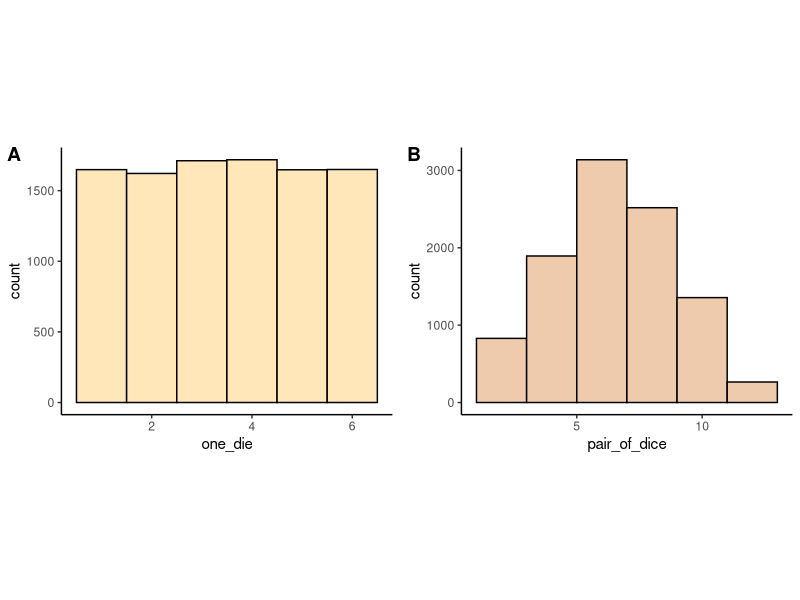
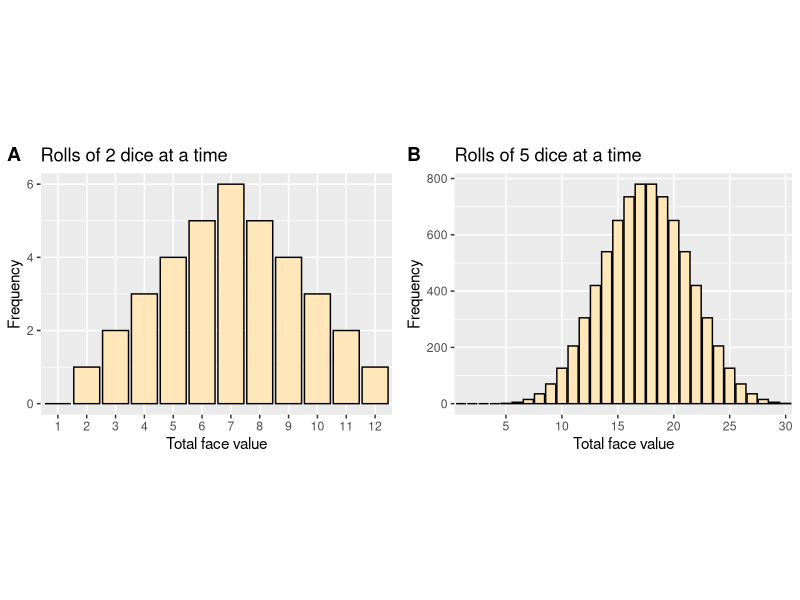
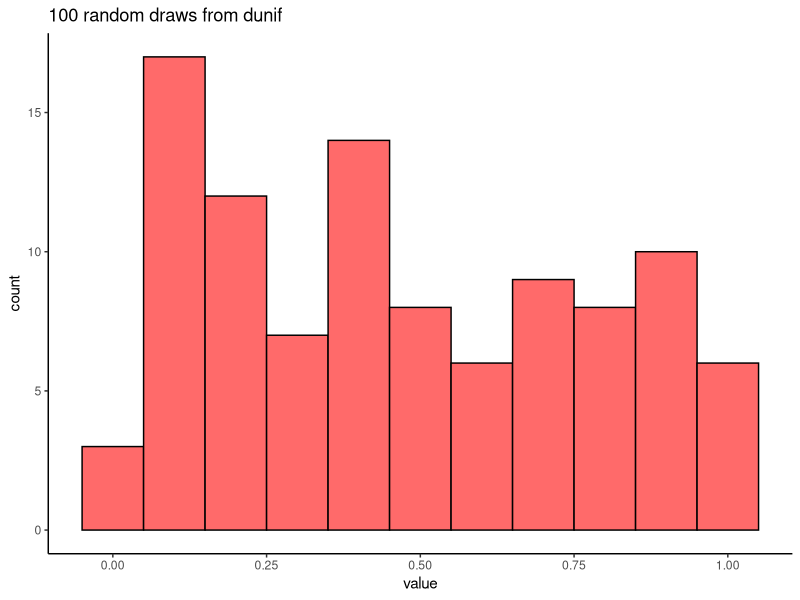
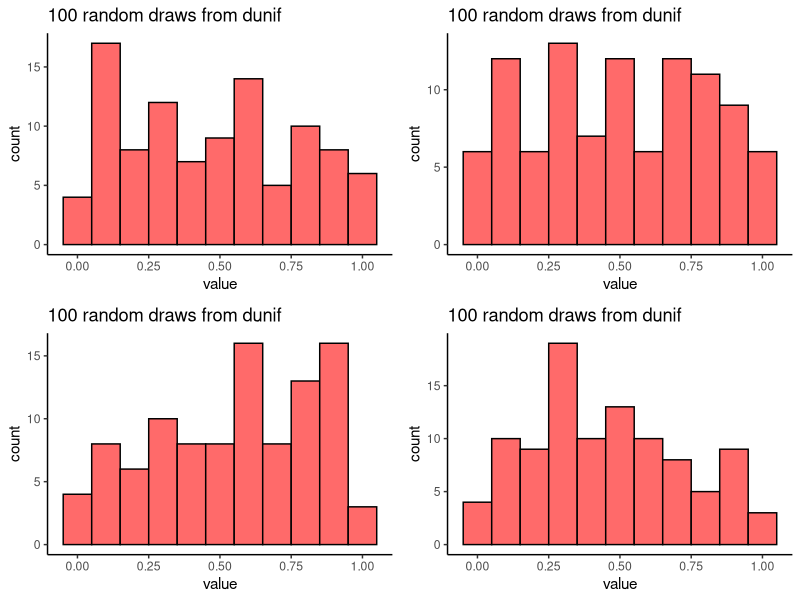
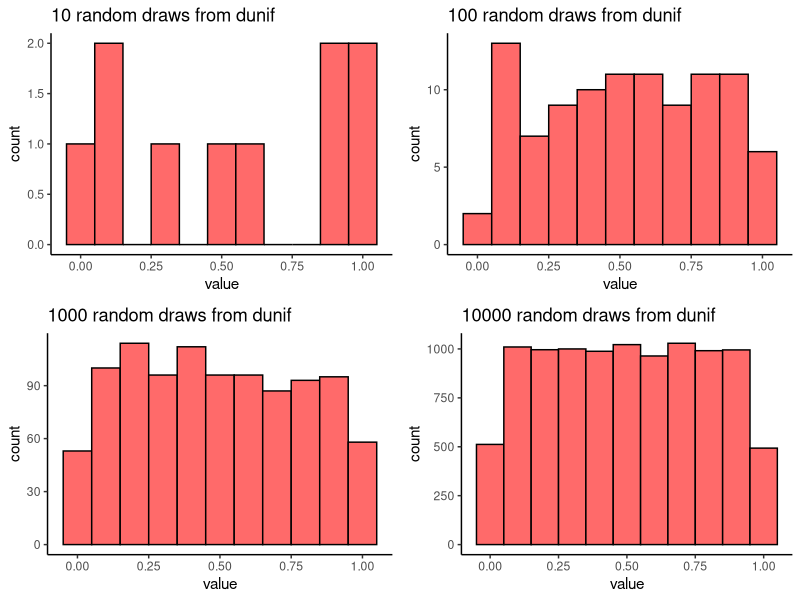
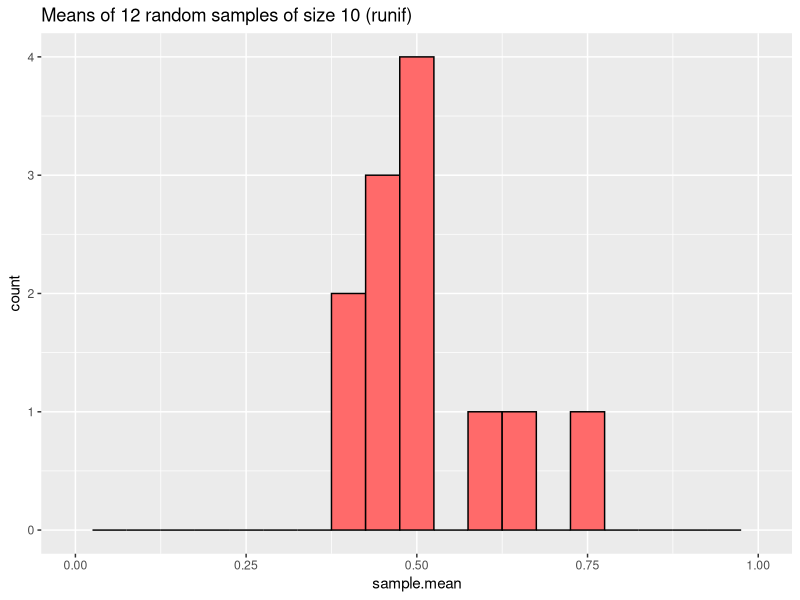
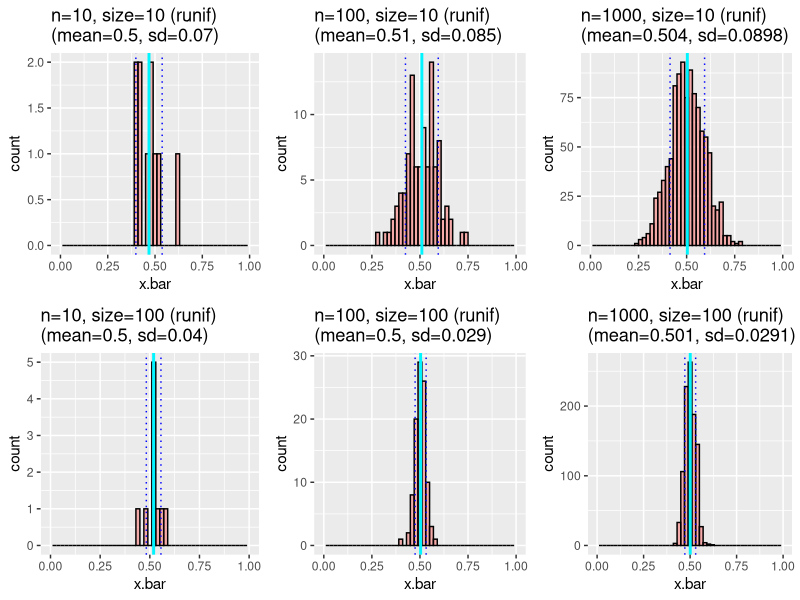
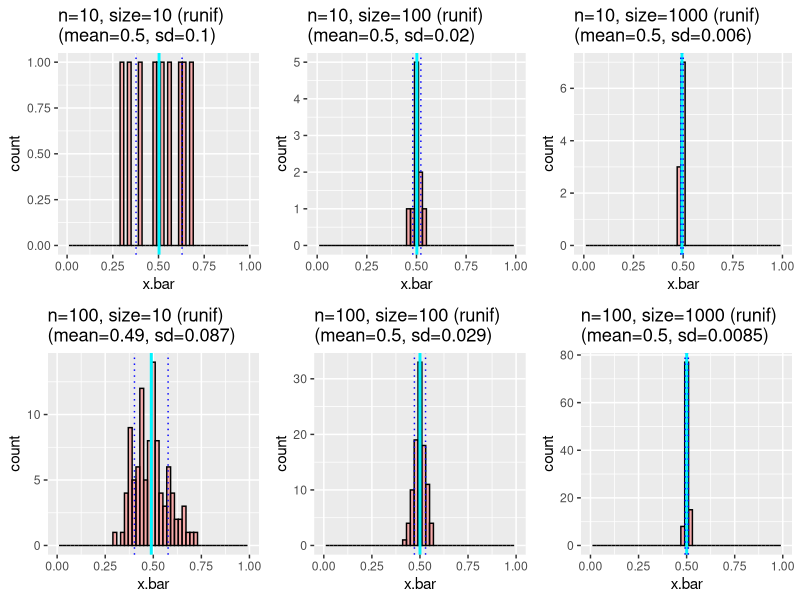

Write R code to recreate these figures, in order.
## ---- chunk 1
knitr::opts_chunk$set(echo = TRUE)
options(tinytex.verbose = TRUE)
library(tidyr)
library(ggplot2)
library(ggpubr)
library(cowplot)
## ---- chunk 2
# roll a single die 10,000 times and record the face value for each roll
one_die <- sample(1:6,10000,replace=TRUE)

# roll two dice 10,000 times and record the sum of the face values each time
pair_of_dice <- sample(1:6,10000,replace=TRUE) + sample(1:6,10000,replace=TRUE)

one = ggplot(as.data.frame(one_die), aes(x=one_die)) +
  geom_histogram(bins=6, fill="wheat1", color="black") +
  theme_classic()

two = ggplot(as.data.frame(pair_of_dice), aes(x=pair_of_dice)) +
  geom_histogram(bins=6, fill="peachpuff2", color="black") +
  theme_classic()

ggarrange(one, two, labels="AUTO") +
  theme(aspect.ratio = 0.4)
## ---- chunk 3
## A short brute force function to compute number of ways to get 
## a total face value for 2 fair dice, ranging from 1 to 12
ncomb.2dice = function (value) {
  # initialize an empty vector of length 12 with all zeroes
  combos_2dice = rep(0,12)
  for (i in 1:6) {  # compute all the combinations
    for (j in 1:6) {
      index = i+j
      combos_2dice[index] = combos_2dice[index] + 1
    }
  }
  return(combos_2dice[value]) # return the value(s) of interest
}

## A more elegant general solution by Chris Jackson for any number of dice
# the default number is 2, but this can be overriden anytime.
ncomb.ndice <- function (value, n_dice=2) {
  outcomes <- table(rowSums(do.call(expand.grid, 
                                    rep(list(1:6), n_dice))))
  all.outcomes <- rep(0, (n_dice*6) + 1)
  all.outcomes[as.numeric(names(outcomes)) + 1] <- as.numeric(outcomes)
  return(all.outcomes[value + 1])
}

# how many ways are there to get each value?
ncomb.ndice(3)
ncomb.ndice(7)
ncomb.ndice(1:12)  # surprise! This works for a vector too!
## ---- chunk 4

# for two dice
two_dice = data.frame(sum = 1:12, count = ncomb.ndice(1:12))
#two_dice

# bar and histogram look the same
two = ggplot(two_dice, aes(x=sum, y=count)) +
  geom_bar(stat = "identity", fill="wheat1", color="black") +
  scale_x_discrete(breaks=1:12, limits=as.character(c(1:12))) +
  labs(x="Total face value", y="Frequency") +
  ggtitle("Rolls of 2 dice at a time")

# two = ggplot(two_dice, aes(x=sum, y=count)) +
#   geom_histogram(stat = "identity", fill="wheat1", color="black") +
#   scale_x_discrete(breaks=1:12, limits=as.character(c(1:12))) +
#   theme_classic()

# for 5 dice
min_max = 1:30
five_dice = data.frame(newsum = min_max, newcount = ncomb.ndice(min_max,n_dice=5))
#five_dice

minlab = min(five_dice$newcount)
maxlab = max(five_dice$newcount)

five = ggplot(five_dice, aes(x=newsum, y=newcount)) +
  geom_histogram(stat = "identity", fill="wheat1", color="black") +
  scale_x_discrete(limits=as.character(c(min_max)), 
                   breaks=seq(minlab,maxlab,by=5)) +
  labs(x="Total face value", y="Frequency") +
  ggtitle("Rolls of 5 dice at a time")

ggarrange(two, five, labels="AUTO") +
  theme(aspect.ratio = 0.4)

## ---- chunk 5
size = 100  # the sample size
sample_unif = runif(size, min=0, max=1)
head(sample_unif)

# plot the results
ggplot(data.frame(trial = rep(1:size), 
                  value = runif(size, min=0, max=1)), aes(x=value)) +
  geom_histogram(binwidth=.1, fill="indianred1", color="black") +
  ggtitle(paste(size,"random draws from dunif",sep=" ")) +
  theme_classic()
## ---- chunk 6
# draw a histogram for a sample of size 'size' between zero and one
# `return` is not strictly needed here because this function does only one thing, but 
# it makes it explicit what the return value of the function will be. 
runif.hist = function(size){
  return(
    ggplot(data.frame(trial = rep(1:size), 
                      value = runif(size, 0, 1)), 
         aes(x=value)) +
    geom_histogram(binwidth=.1, fill="indianred1", color="black") +
    ggtitle(paste(size,"random draws from dunif",sep=" ")) +
    theme_classic()
  )
}
ggarrange(runif.hist(size),runif.hist(size),
          runif.hist(size),runif.hist(size), 
          nrow=2, ncol=2)

## ---- chunk 7
# draw a histogram of random samples from the uniform distribution across different sample sizes
ggarrange(
  runif.hist(size=10),
  runif.hist(size=100),
  runif.hist(size=1000),
  runif.hist(size=10000)
)
## ---- chunk 8
# mean of 10 draws from a continuous uniform distribution
# ranging from 0 to 1
print("Sample mean for one sample of 10 observations:\n")
mean(runif(10, min=0, max=1))
## ---- chunk 9

# Sample means for each of 12 samples of 10 observations
n.samples = 12
sample.size = 10
sample.means = replicate( n.samples, mean( runif(sample.size, min=0, max=1) ) )
sample.means

# make a histogram of the results
ggplot(data.frame(sample.name = (1:n.samples), 
                  sample.mean = sample.means), 
       aes(x=sample.mean)) +
  geom_histogram(binwidth=0.05, fill="indianred1", color="black") +
  xlim(0,1) +
  ggtitle(paste("Means of",n.samples,"random samples of size",sample.size,"(runif)",sep=" "))

## ---- chunk 10
# create a function that takes two parameters (with defaults):
#   n.samples = number of times to replicate the sampling
#   sample.size = number of observations for each sample
mean.runif.hist = function(n.samples=100, sample.size=10) {

  # generate n.samples and compute the sample mean for each sample
  x.bar = replicate(n.samples, mean(runif(sample.size, min=0, max=1)))
  sample.means = data.frame(sample.name = 1:n.samples,
                            sample.mean = x.bar )
  
  # plot the distribution of sample means
  ggplot(sample.means,aes(x=x.bar)) +
    geom_histogram(binwidth=0.02, fill="indianred1", color="black", alpha=0.5) +
    xlim(0,1) +
    
    # below is a trick to limit the number of significant digits
    # displayed for the mean and SD (2 for 100, 3 for 1000, etc.)
    ggtitle(paste("n=",n.samples,", size=",sample.size," (runif)\n",
                  "(mean=", signif(mean(x.bar), log10(n.samples)),
                  ", sd=", signif(sd(x.bar), log10(n.samples)),")",
                  sep="") ) +
    
    # draw vlines for the mean and SD of the sample means
    geom_vline(aes(xintercept=mean(x.bar)), color="turquoise1", size=1) +
    geom_vline(aes(xintercept=mean(x.bar) + sd(x.bar)), 
               color="blue", linetype="dotted", size=0.5) +
    geom_vline(aes(xintercept=mean(x.bar) - sd(x.bar)), 
               color="blue", linetype="dotted", size=0.5)
}

## ---- chunk 11

# vary the number of samples ('n.samples') for fixed sample size ('sample.size')
ggarrange(
  
  # size = 10
  mean.runif.hist(n.samples=10,sample.size=10),
  mean.runif.hist(n.samples=100,sample.size=10),
  mean.runif.hist(n.samples=1000,sample.size=10),
  
  # size = 100
  mean.runif.hist(n.samples=10,sample.size=100),
  mean.runif.hist(n.samples=100,sample.size=100),
  mean.runif.hist(n.samples=1000,sample.size=100), 
  
  nrow=2, ncol=3 )
## ---- chunk 12

# vary the sample size ('sample.size') for fixed number of samples ('n.samples')
ggarrange(
  
  # n = 10
  mean.runif.hist(n.samples=10,sample.size=10),
  mean.runif.hist(n.samples=10,sample.size=100),
  mean.runif.hist(n.samples=10,sample.size=1000),
  
  # n = 100
  mean.runif.hist(n.samples=100,sample.size=10),
  mean.runif.hist(n.samples=100,sample.size=100),
  mean.runif.hist(n.samples=100,sample.size=1000),
  
  nrow=2, ncol=3 )
## ---- chunk 13

# a convenient function that returns a list of means for "n" samples of size "size" 
sample.means.runif = function (n.samples, sample.size) {
  replicate( n.samples, mean( runif(sample.size, min=0, max=1) ) )
}

# make 100 samples of different sizes
a <- sample.means.runif(100,10)
b <- sample.means.runif(100,100)
c <- sample.means.runif(100,1000)
d <- sample.means.runif(100,10000)

boxplot(a,b,c,d, 
        horizontal=TRUE, ylim=c(0.25,0.75), range=1, notch=T,
        names=c("10","100","1k","10k"),
        xlab = "Distribution of sample means",
        ylab = "Sample Size",
        main="Distribution of sample means for \n 100 samples of increasing sample size"
        )

## ---- chunk 14
data <- data.frame(
  10^(0:4),
  c("0-1","0.2-0.8","0.4-0.6","0.47-0.53","0.49-0.51"), 
  c("NA","~0.5","~0.5","0.50","0.50"), 
  c("~0.3","~0.1","~0.03","~0.01","~0.003")
)
knitr::kable(data, row.names = NA,
             col.names = c("Sample Size",
                           "Mean Range","Mean of Sample Means","SEM"),
             align=c('r','c','c','r')
             )
## ---- chunk 15
pnorm(2) - pnorm(-2)       # z-score=2 is approximately 95%
pnorm(1.96) - pnorm(-1.96) # this is closer to 95%
## ---- chunk 16
# We will use z=1.96, which is technically more correct than using z=2 for 95% CI.
# Since normal is symmetric, we can add and subtract this to get the CI.
Q <- qnorm(0.975)

# mean, SEM, and CI of our samples
for ( i in c(10, 100,1000,10000) ) {
  sample <- (runif(i, min=0, max=1))
  mean_sample <- mean(sample)
  sem <- sd(sample)/sqrt(i)
  interval <- c(mean_sample - Q*sem, mean_sample + Q*sem)
  
  cat("Sample size:",i,"\nMean:",mean_sample,
      "\n  SEM:",sem,"\n  CI:",interval,"\n\n",fill=FALSE)
}
